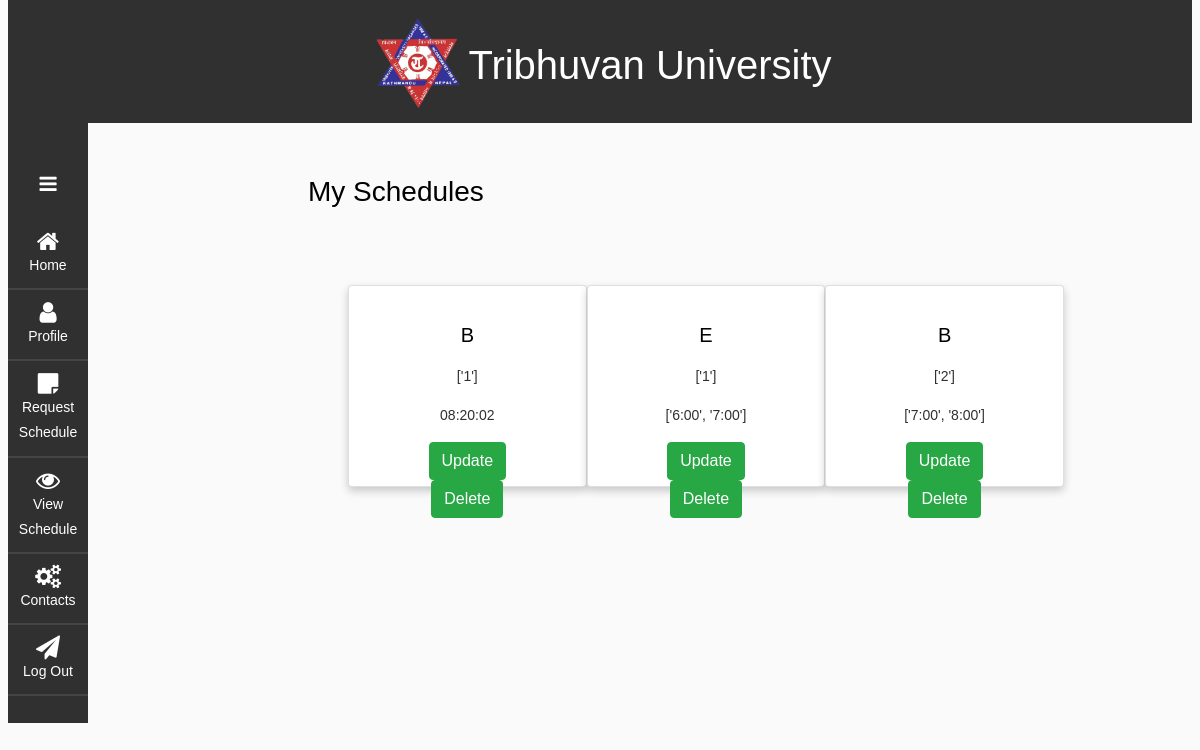
Page /schedule/view/ (signed in) on the earlier database version.
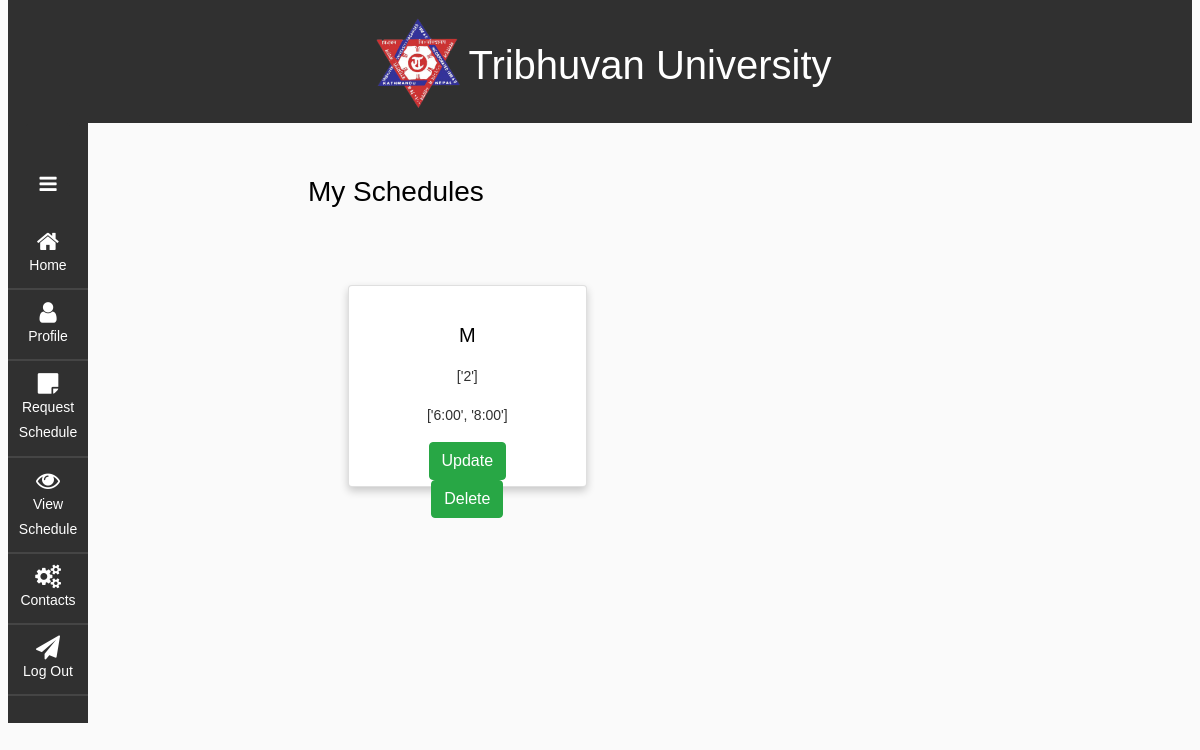
Same page on the later database version.
### schedule/models.py (models this page shows, shortened)
class Schedule(models.Model):
    name = models.CharField(max_length=20,blank=True)
    title = models.CharField(max_length=10,choices=TITLE_CHOICES)
    date = models.CharField(max_length=30)
    time = models.CharField('time', max_length=30)

### schedule/views.py (the view)
# urls.py: path('view/', views.schedule, name='view_schedule'),
@login_required
def schedule(request):
    name = request.user
    scheduling = Schedule.objects.filter(name=request.user)
    return render(request,"schedule.html",{'scheduling':scheduling})

### page/models.py (called while the page is built)
    def __str__(self):
        return self.username

### schedule/templates/schedule.html (shortened to what this page needs)
{% extends "web/base.html" %} {%block title %} Schedule {% endblock %} {% block content %} {%include "web/side.html"%}
<div class="schedule">
    <h3>
        My Schedules
    </h3><br><br>
    {% if scheduling %}
        {% for name in scheduling%}
            <ul>
                <a href="/schedule/update/{{name.id}}">
                <div class="card">
                    <h5>{{name.title}}</h5>
                    <p>{{name.date}}</p>
                    <p>{{name.time}}</p>
                    <a href="/schedule/update/{{name.id}}">
                    <button type="Update " class="btn btn-success" >Update</button>
                    </a>
                    <a href="/schedule/delete/{{name.id}}">
                    <button type="Update " class="btn btn-success" >Delete</button>
                </a>
                </div>
            </ul>
        {%endfor%}
    {%else%}
    <div class="card">
        <h5>No Schedule available</h5>
    </div>
    {%endif%}
</div>
{% endblock %}

### page/templates/web/base.html (shortened to what this page needs)
<!doctype html>
<html lang="en">
<head>
    <link rel="stylesheet" href="https://stackpath.bootstrapcdn.com/font-awesome/4.7.0/css/font-awesome.min.css">{%load static%}
    <link rel="stylesheet" href="{% static 'css/style.css' %}">
</head>
<body>
    <div>
    <div class="logo-container">
        {%if user.is_authenticated%}
        <a href="/home">
            <h1><img src="{% static 'img/lolo.png' %}" class="logo"></h1>
        </a>
        {%else%}
        <a href="/">
            <h1><img src="{% static 'img/lolo.png' %}" class="logo"></h1>
        </a>
        {%endif%}
        <h1 style="color:#fff">
            Tribhuvan University
        </h1>
    </div>
    <div id="content" name="content">
        {% block content %} {% endblock %}
    </div>
</div>
</body>
</html>

### page/templates/web/side.html (shortened to what this page needs)
<link rel="stylesheet" href="https://stackpath.bootstrapcdn.com/font-awesome/4.7.0/css/font-awesome.min.css"> {% load static %}
<div class="wrapper d-flex align-items-stretch">
    <nav id="sidebar" class="active">
        <button type="button" id="sidebarCollapse" class="btn btn-primary">
          <i class="fa fa-bars"></i>
        </button>
        <ul class="list-unstyled components mb-5">
            <li class="active">
                <a href="/home"><span class="fa fa-home"></span> Home</a>
            </li>
            <li>
                <a href="/profile_id/"><span class="fa fa-user"></span> Profile</a>
            </li>
            <li>
                <a href="/schedule"><span class="fa fa-sticky-note"></span>Request Schedule</a>
            </li>
            <li>
                <a href="/schedule/view/"><span class="fa fa-eye"></span> View Schedule</a>
            </li>
            <li>
                <a href="#"><span class="fa fa-cogs"></span> Contacts</a>
            </li>
            <li>
                <a href="/logout"><span class="fa fa-paper-plane"></span> Log Out</a>
            </li>
        </ul>
    </nav>
    {% load static %}
</div>

### page/templates/web/base.html (style rules this page uses)
.logo-container { height: inherit; padding-left: 0px; position: relative; top: -20px; justify-content: center; align-items: center; text-align: center; background-color: #303030; }
.logo { height: 100px; width: 100px; }

### page/templates/web/side.html (style rules this page uses)
#sidebar { position: relative; top: -20px; min-width: 200px; max-width: 250px; min-height: 600px; max-height: 0px; background: #3e64ff; color: #fff; -webkit-transition: all 0.3s; -o-transition: all 0.3s; transition: all 0.3s; position: -webkit-sticky; height: fixed; background-color: #303030; }
#sidebar ul li a { border-bottom: 0px; }
#sidebar.active ul.components li a { padding: 10px 0; }
.fa { font-size: 20px; padding-bottom: 0px; }
#sidebar ul li a { border-bottom: 2px solid rgba(255, 255, 255, 0.1); }
.btn.btn-primary { background: #303030; border-color: #303030; padding-top: 50px; }

### schedule/templates/schedule.html (style rules this page uses)
.schedule { justify-content: center; align-items: center; position: relative; left: 300px; right: -500px; top: -600px; width: 70%; }
.card { justify-content: left; align-items: center; text-align: center; box-shadow: 0 4px 8px 0 rgba(0, 0, 0, 0.2); transition: 0.3s; float: left; left: 0px; top: 0px; width: 30%; right: 200px; height: 200px; }

Differences in the rows shown:
removed Schedule: title "B", date "['1']", time "08:20:02"
removed Schedule: title "B", date "['2']", time "['7:00', '8:00']"
changed Schedule: title "E" → "M"; date "['1']" → "['2']"; time "['6:00', '7:00']" → "['6:00', '8:00']"
